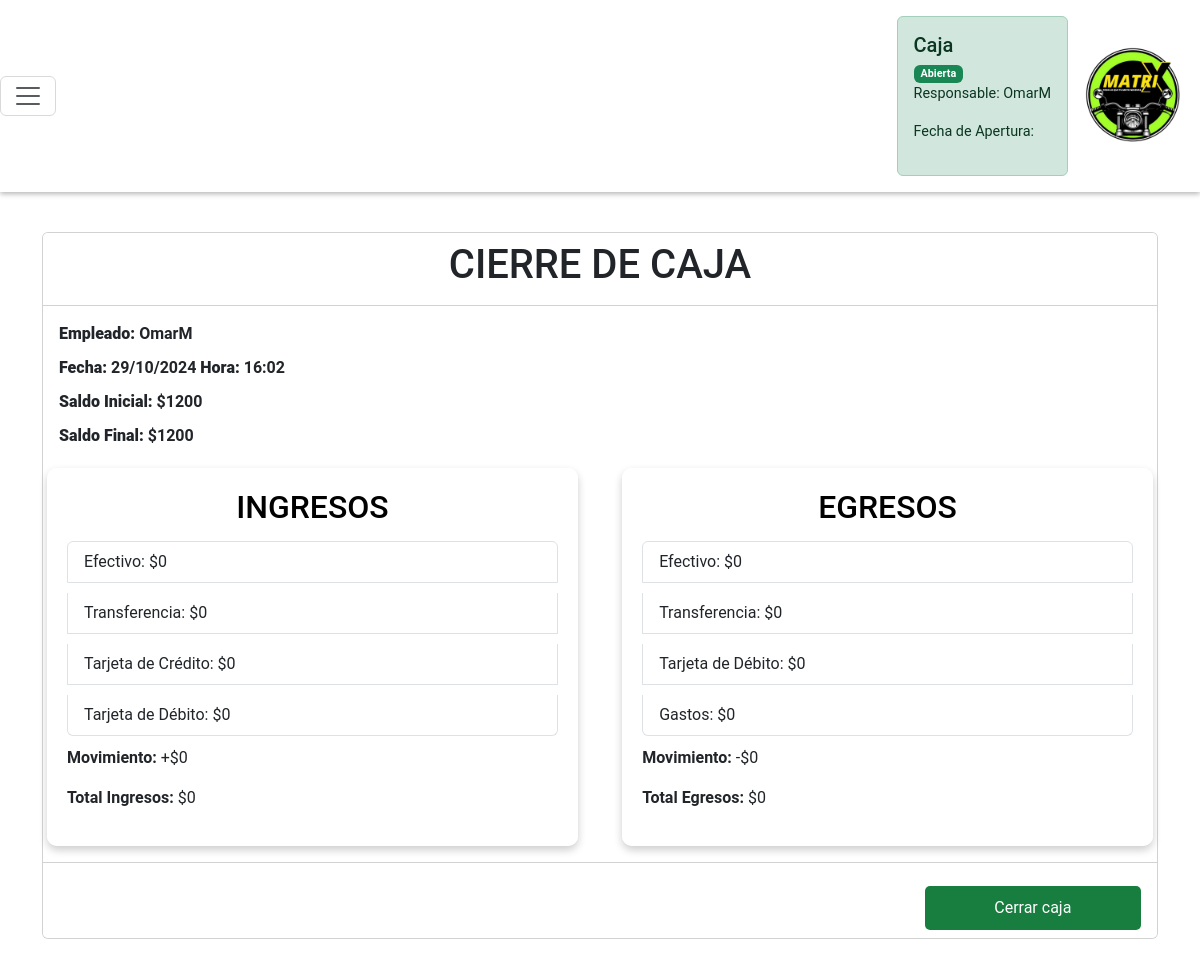
The app's page /cierre/ (signed in) with its own data.
### Empleados/models.py (models this page shows, shortened)
class Empleado(AbstractUser):
    dni=models.IntegerField(null=True, blank=True, verbose_name="DNI")
    dirección=models.CharField(null=True, blank=True, max_length=150)
    telefono=models.IntegerField(null=True, blank=True)

### Caja/models.py (models this page shows, shortened)
class Caja(models.Model):
    empleado=models.ForeignKey(Empleado,on_delete=models.CASCADE,null=True,blank=True)
    fecha_apertura=models.DateTimeField(default=datetime.now)
    saldo_inicial=models.IntegerField(null=True,blank=True,validators=[MinValueValidator(0)])
    fecha_cierre=models.DateTimeField(null=True,blank=True)
    saldo_final=models.IntegerField(null=True, blank=True)
    estado= models.CharField(max_length=10,choices=estado_caja, default='Abierta')

### Caja/views.py (the view, shortened to what this page needs)
# urls.py: path('cierre/', views.cierre_view, name='cierre'),
@login_required
def cierre_view(request):
    caja_abierta = obtener_caja_abierta(request.user)
    if not caja_abierta:
        request.session['caja_abierta'] = False
        return redirect('apertura')
    id_sesion = request.session.session_key
    lista_ventas = Venta.objects.filter(id_sesion=id_sesion)
    total_ventas = sum(venta.total_venta for venta in lista_ventas)
    ventas_efectivo = sum(venta.total_venta for venta in lista_ventas if venta.metodo_pago == 'Efectivo')
    ventas_transferencia = sum(venta.total_venta for venta in lista_ventas if venta.metodo_pago == 'Transferencia')
    ventas_tarjeta_credito = sum(venta.total_venta for venta in lista_ventas if venta.metodo_pago == 'Tarjeta_de_Credito')
    ventas_tarjeta_debito = sum(venta.total_venta for venta in lista_ventas if venta.metodo_pago == 'Tarjeta_de_Debito')
    lista_compras = Compra.objects.filter(id_sesion=id_sesion)
    total_compras = sum(compra.total for compra in lista_compras)
    compras_efectivo = sum(compra.total for compra in lista_compras if compra.metodo_pago == 'Efectivo')
    compras_transferencia = sum(compra.total for compra in lista_compras if compra.metodo_pago == 'Transferencia')
    compras_tarjeta_debito = sum(compra.total for compra in lista_compras if compra.metodo_pago == 'Tarjeta_de_Debito')
    lista_gastos = Gasto.objects.filter(id_sesion=id_sesion)
    gastos_compra = sum(gasto.costo for gasto in lista_gastos)
    lista_dinero = Dinero.objects.filter(id_sesion=id_sesion)
    dinero_ingreso = sum(dinero.ing_egre for dinero in lista_dinero if dinero.tipo_dinero == 'Ingreso')
    dinero_egreso = sum(dinero.ing_egre for dinero in lista_dinero if dinero.tipo_dinero == 'Egreso')
    total_ingresos = dinero_ingreso + total_ventas
    total_egresos = total_compras + gastos_compra + dinero_egreso
    saldo_final = total_ventas + caja_abierta.saldo_inicial + dinero_ingreso - total_egresos
    formulario_cierre = cierre(instance=caja_abierta)
    fecha_actual = datetime.now()
    if request.method == 'GET':
        return render(request, 'cierre.html', {
            'formulario_cierre': formulario_cierre,
            'total_ventas': total_ventas,
            'ventas_efectivo': ventas_efectivo,
            'ventas_transferencia': ventas_transferencia,
            'ventas_tarjeta_credito': ventas_tarjeta_credito,
            'ventas_tarjeta_debito': ventas_tarjeta_debito,
            'total_compras': total_compras,
            'compras_transferencia': compras_transferencia,
            'compras_efectivo': compras_efectivo,
            'compras_tarjeta_debito': compras_tarjeta_debito,
            'gastos_compra': gastos_compra,
            'saldo_final': saldo_final,
            'dinero_ingreso': dinero_ingreso,
            'dinero_egreso': dinero_egreso,
            'fecha_actual': fecha_actual,
            'total_egresos': total_egresos,
            'total_ingresos': total_ingresos,
            'caja_abierta': caja_abierta
        })

### Caja/forms.py
class cierre(ModelForm):
    class Meta:
        model = Caja
        fields = '__all__'

### Caja/views.py (called while the page is built)
def obtener_caja_abierta(user):
    return Caja.objects.filter(empleado__username=user.username, estado='Abierta').first()

### templates/cierre.html (shortened to what this page needs)
{% extends 'menu.html' %}
{% load static %}
{% block extra_css %}
    <link rel="stylesheet" href="{% static 'css/cierre.css' %}">
{% endblock %}
{% block content %}
<div class="container mt-4">
    <div class="card">
        <div class="card-header bg-white">
            <h1 class="card-title">CIERRE DE CAJA</h1>
        </div>
        <div class="card-body">
            <div class="info-cierre mb-3">
                <p><strong>Empleado:</strong> {{ user.username }}</p>
                <p><strong>Fecha:</strong> {{ fecha_actual|date:"d/m/Y" }} <strong>Hora:</strong> {{ fecha_actual|time:"H:i" }}</p>
                <p><strong>Saldo Inicial:</strong> ${{ formulario_cierre.instance.saldo_inicial }}</p>
                <p><strong>Saldo Final:</strong> ${{ saldo_final }}</p>
            </div>
            <div class="contenedor-ingresos-egresos row">
                <div class="lista-ingresos col-md-6">
                    <h2>INGRESOS</h2>
                    <ul class="list-group">
                        <li class="list-group-item">Efectivo: ${{ ventas_efectivo }}</li>
                        <li class="list-group-item">Transferencia: ${{ ventas_transferencia }}</li>
                        <li class="list-group-item">Tarjeta de Crédito: ${{ ventas_tarjeta_credito }}</li>
                        <li class="list-group-item">Tarjeta de Débito: ${{ ventas_tarjeta_debito }}</li>
                    </ul>
                    <p><strong>Movimiento:</strong> +${{ dinero_ingreso }}</p>
                    <p><strong>Total Ingresos:</strong> ${{ total_ingresos }}</p>
                </div>
                <div class="lista-egresos col-md-6">
                    <h2>EGRESOS</h2>
                    <ul class="list-group">
                        <li class="list-group-item">Efectivo: ${{ compras_efectivo }}</li>
                        <li class="list-group-item">Transferencia: ${{ compras_transferencia }}</li>
                        <li class="list-group-item">Tarjeta de Débito: ${{ compras_tarjeta_debito }}</li>
                        <li class="list-group-item">Gastos: ${{ gastos_compra }}</li>
                    </ul>
                    <p><strong>Movimiento:</strong> -${{ dinero_egreso }}</p>
                    <p><strong>Total Egresos:</strong> ${{ total_egresos }}</p>
                </div>
            </div>
        </div>
        <div class="card-footer bg-white text-end">
            <form action="{% url 'cierre' %}" id="cerrar-form" method="POST" class="d-inline">
                <input type="submit" class="btn btn-danger" value="Cerrar caja">
            </form>
        </div>
    </div>
</div>
{% endblock %}

### templates/menu.html (shortened to what this page needs)
{% load static %}
<html>
<head>
    <link rel="stylesheet" href="https://cdn.jsdelivr.net/npm/bootstrap-icons@1.11.3/font/bootstrap-icons.min.css">
    <link href="https://cdn.lineicons.com/4.0/lineicons.css" rel="stylesheet" />
    <link href="https://cdn.jsdelivr.net/npm/bootstrap@5.3.0-alpha3/dist/css/bootstrap.min.css" rel="stylesheet"
>
    <link rel="stylesheet" href="{% static 'css/menu.css' %}">
    {% block extra_css %} {% endblock %}
</head>
<body>
    <div class="wrapper">
        <nav class="navbar navbar-expand-light">
            <button class="navbar-toggler" type="button" data-bs-toggle="collapse" data-bs-target="#navbarNav" aria-controls="navbarNav" aria-expanded="false" aria-label="Toggle navigation">
                <span class="navbar-toggler-icon"></span>
            </button>
            <div class="d-flex align-items-center">
                <div class="col-xxl">
                    {% if request.session.caja_abierta %}
                        <div class="alert alert-success" role="alert">
                            <h5 class="alert-heading">Caja</h5>
                            <span class="badge bg-success">Abierta</span>
                            <p>Responsable: {{ request.session.empleado }}</p>
                            <p>Fecha de Apertura: {{ request.session.fecha_apertura }}</p>
                        </div>
                    {% else %}
                        <div class="alert alert-danger" role="alert">
                            <h5 class="alert-heading">Estado Caja</h5>
                            <span class="badge bg-danger">Cerrada</span>
                        </div>
                    {% endif %}
                </div>
                <div class="navbar-brand ms-2">
                    <img src="{% static 'IMAGENES/logoOficialMatrix.png' %}" alt="Logo" class="logo">
                </div>
            </div>
        </nav>
        <div class="main p-3">
            {% block content %}{% endblock %}
        </div>
    </div>
</body>
</html>

### static/css/menu.css (style rules this page uses)
body { font-family: 'Roboto',sans-serif; }
.wrapper { display: flex; flex-direction: column; height: 100vh; }
.navbar { box-shadow: 0 2px 5px rgba(4, 0, 0, 0.287); }
.logo { width: 100px; }

### static/css/cierre.css (style rules this page uses)
h1, h2 { text-align: center; color: black; margin-bottom: 15px; }
.info-cierre p { font-weight: bold; margin-bottom: 10px; }
.contenedor-ingresos-egresos { display: flex; justify-content: space-between; gap: 20px; margin-top: 20px; }
.lista-ingresos, .lista-egresos { background-color: rgba(255, 255, 255, 0.9); border-radius: 10px; padding: 20px; width: 48%; box-shadow: 0 4px 8px rgba(0, 0, 0, 0.2); }
.lista-ingresos ul, .lista-egresos ul { list-style-type: none; padding: 0; }
.lista-ingresos li, .lista-egresos li { margin-bottom: 10px; }
input[type="button"], input[type="submit"] { background-color: rgb(23, 126, 63); color: white; border: none; border-radius: 5px; cursor: pointer; padding: 10px; font-size: 16px; margin-top: 15px; width: 20%; transition: background-color 0.3s; }

### templates/menu.html (style rules this page uses)
nav { background-color: rgba(255, 255, 255, 0.9); }
.alert { margin: 0.5rem; font-size: 0.9rem; }

### records on screen
Empleado: session.empleado "OmarM", username "OmarM"
Caja: instance.saldo_inicial "1200"

### other values on screen
{{ saldo_final }} "1200"
{{ ventas_efectivo }} "0"
{{ ventas_transferencia }} "0"
{{ ventas_tarjeta_credito }} "0"
{{ ventas_tarjeta_debito }} "0"
{{ dinero_ingreso }} "0"
{{ total_ingresos }} "0"
{{ compras_efectivo }} "0"
{{ compras_transferencia }} "0"
{{ compras_tarjeta_debito }} "0"
{{ gastos_compra }} "0"
{{ dinero_egreso }} "0"
{{ total_egresos }} "0"
